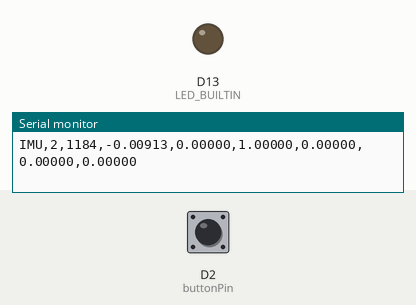
Recording of a program running on a simulated Arduino Uno R4 Minima. On the bench: output pins drawn as LEDs (lit = HIGH), the last lines printed to the serial monitor. The test bench sets the inputs (shaded band); at power-on: D2 (buttonPin) HIGH.

Above: at 1.2 s.
1.3 s: D2 (buttonPin) pulled LOW for 0.15 s
At 1.37 s:
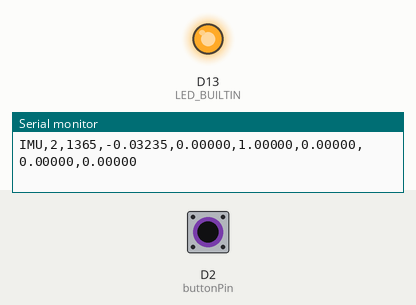
2.9 s: D2 (buttonPin) pulled LOW for 3.2 s
At 7.3 s:
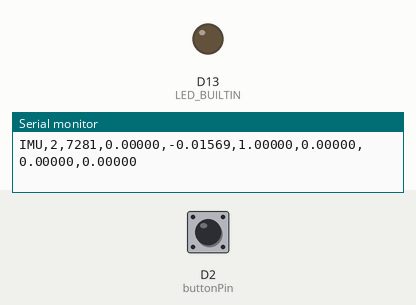
Timing chart, 0 to 8.8 s (numbered marks = the images above; inputs shaded):
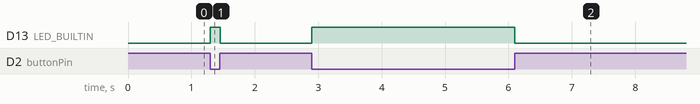

Measured:
- after the input at 1.3 s, D13 (LED_BUILTIN): LOW → HIGH at once, → LOW 0.15 s later
- after the input at 2.9 s, D13 (LED_BUILTIN): LOW → HIGH at once, → LOW 3.2 s later

The program:

main.cpp
```cpp
#include <Arduino.h>
#include <math.h>

const int buttonPin = 2;
const unsigned long sampleIntervalMs = 20;
unsigned long lastSampleMs;

void printSyntheticImu(int id, unsigned long timestampMs, float ax, float ay,
                       float az, const float gyro[3]) {
    // IMU,<id>,<millis>,<ax>,<ay>,<az>,<gx>,<gy>,<gz> (g and degrees/s).
    Serial.print("IMU,");
    Serial.print(id);
    Serial.print(',');
    Serial.print(timestampMs);
    Serial.print(',');
    Serial.print(ax, 5);
    Serial.print(',');
    Serial.print(ay, 5);
    Serial.print(',');
    Serial.print(az, 5);
    for (int axis = 0; axis < 3; ++axis) {
        Serial.print(',');
        Serial.print(gyro[axis], 5);
    }
    Serial.println();
}

void streamSyntheticImu(int id, unsigned long now, float direction) {
    // Translate along X, Y, Z, then rotate about X, Y, Z. Each stage
    // starts with one second at rest and ends back at the starting pose.
    const int stage = (now / 5000UL) % 6;
    const int axis = stage % 3;
    const unsigned long stageMs = now % 5000UL;
    float accel[3] = {0, 0, 1};
    float gyro[3] = {0, 0, 0};
    if (stageMs >= 1000UL) {
        const float rate = 2.0f * PI / 4.0f;
        const float phase = rate * ((stageMs - 1000UL) / 1000.0f);
        const float sine = sinf(phase);
        const float cosine = cosf(phase);
        if (stage < 3) {
            // Second derivative of direction * 0.15 * (1 - cos(phase))^2.
            accel[axis] += direction * 0.30f * rate * rate
                           * (sine * sine + (1.0f - cosine) * cosine) / 9.80665f;
        } else {
            const float angle = direction * (PI / 6.0f) * (1.0f - cosine);
            gyro[axis] = direction * 30.0f * rate * sine;
            // Express world +Z gravity compensation in the rotating sensor frame.
            if (axis < 2) {
                accel[1 - axis] = (axis == 0 ? 1.0f : -1.0f) * sinf(angle);
                accel[2] = cosf(angle);
            }
        }
    }
    printSyntheticImu(id, now, accel[0], accel[1], accel[2], gyro);
}

void setup() {
    pinMode(buttonPin, INPUT_PULLUP);
    pinMode(LED_BUILTIN, OUTPUT);
    Serial.begin(115200);
    lastSampleMs = millis() - sampleIntervalMs;
}

void loop() {
    bool pressed = digitalRead(buttonPin) == LOW;
    digitalWrite(LED_BUILTIN, pressed ? HIGH : LOW);

    const unsigned long now = millis();
    if (now - lastSampleMs >= sampleIntervalMs) {
        lastSampleMs = now;
        Serial.println(pressed ? 1 : 0);
        streamSyntheticImu(1, now, 1.0f);
        streamSyntheticImu(2, now, -1.0f);
    }
}
```
